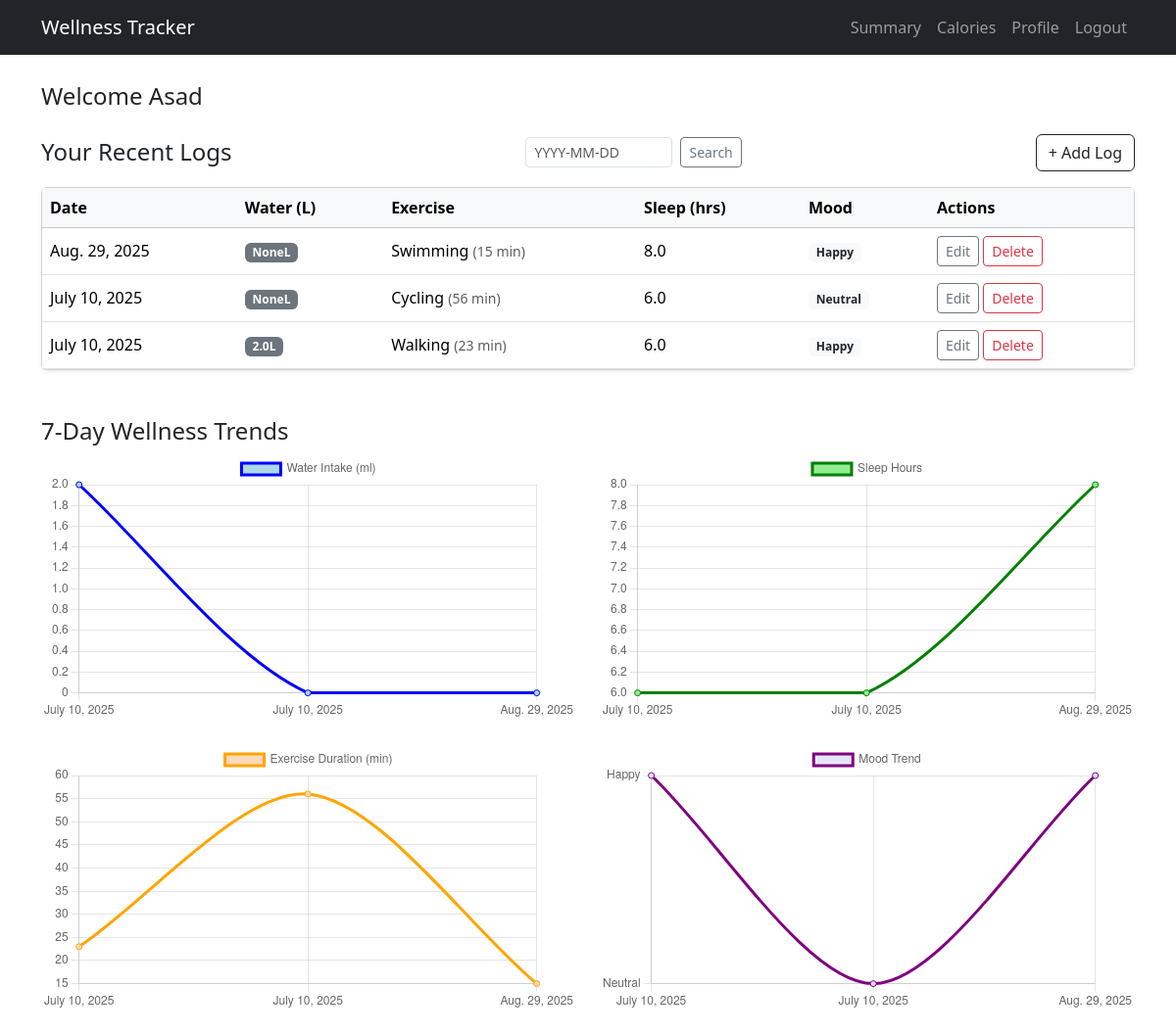
The page /dashboard/ (signed in) on the database its author committed.
### WellnessApp/models.py (models this page shows, shortened)
class UserProfile(models.Model):
    user = models.OneToOneField(User, on_delete=models.CASCADE)
    full_name = models.CharField(max_length=100, blank=True)
    gender = models.CharField(max_length=10, choices=GENDER_CHOICES, blank=True)
    date_of_birth = models.DateField(null=True, blank=True)
    weight_kg = models.FloatField(null=True, blank=True)
    calorie_goal = models.PositiveIntegerField(default=300)
    reminder_hour = models.TimeField(default='09:00')

class WellnessLog(models.Model):
    user = models.ForeignKey(User, on_delete=models.CASCADE)
    date = models.DateField(auto_now_add=True)
    time = models.TimeField(auto_now_add=True)
    water_intake_ml = models.FloatField(null=True, blank=True)
    exercise_type = models.CharField(max_length=100,choices= EXERCISE_MET, blank=True)
    exercise_duration = models.PositiveIntegerField(null=True, blank=True)
    sleep_hours = models.FloatField(null=True, blank=True)
    mood = models.CharField(max_length=50, choices=MOOD_CHOICES, blank=True)
    mood_note = models.TextField(blank=True)

### WellnessApp/views.py (the view, shortened to what this page needs)
# urls.py: path('dashboard/', views.dashboard, name='dashboard'),
@login_required
def dashboard(request):
    search_date = request.GET.get('date')
    logs_all = WellnessLog.objects.filter(user=request.user).order_by('-date', '-time')
    paginator = Paginator(logs_all, 7)
    page_number = request.GET.get('page')
    page_logs = paginator.get_page(page_number)
    chart_data = WellnessLog.objects.filter(user=request.user).order_by('-date', '-time')[:7][::-1]
    return render(request, 'WellnessApp/dashboard.html', {
        'logs': page_logs,
        'chart_data': chart_data,
        'search_date': search_date or ''
    })

### WellnessApp/templates/WellnessApp/dashboard.html (shortened to what this page needs)
{% extends 'WellnessApp/base.html' %}
{% block content %}
<h4 class="mb-4">Welcome {{ user.userprofile.full_name|default:user.username }}</h4>
<div class="d-flex justify-content-between align-items-center mb-3 flex-wrap gap-2">
  <h4 class="mb-0">Your Recent Logs</h4>
  <form method="get" class="d-flex align-items-center gap-2">
    <input type="text" name="date" value="{{ search_date }}" placeholder="YYYY-MM-DD"
           class="form-control form-control-sm" style="width: 150px;">
    <button type="submit" class="btn btn-sm btn-outline-secondary">Search</button>
  </form>
  <a href="{% url 'add_log' %}" class="btn btn-outline-dark">+ Add Log</a>
</div>
<div class="card shadow-sm">
  <div class="card-body p-0">
    <div class="table-responsive">
      <table class="table table-hover align-middle mb-0">
        <thead class="table-light">
          <tr>
            <th>Date</th>
            <th>Water (L)</th>
            <th>Exercise</th>
            <th>Sleep (hrs)</th>
            <th>Mood</th>
            <th>Actions</th>
          </tr>
        </thead>
        <tbody>
          {% for log in logs %}
            <tr>
              <td>{{ log.date }}</td>
              <td><span class="badge bg-secondary">{{ log.water_intake_ml }}L</span></td>
              <td>{{ log.exercise_type }} <small class="text-muted">({{ log.exercise_duration }} min)</small></td>
              <td>{{ log.sleep_hours }}</td>
              <td><span class="badge bg-light text-dark">{{ log.mood }}</span></td>
              <td>
                <a href="{% url 'edit_log' log.id %}" class="btn btn-sm btn-outline-secondary">Edit</a>
                <a href="{% url 'delete_log' log.id %}" class="btn btn-sm btn-outline-danger">Delete</a>
              </td>
            </tr>
          {% empty %}
            <tr><td colspan="6" class="text-center text-muted">No logs yet.</td></tr>
          {% endfor %}
        </tbody>
      </table>
    </div>
  </div>
</div>
<h4 class="mt-5">7-Day Wellness Trends</h4>
<div class="row">
  <div class="col-md-6 mb-4"><canvas id="waterChart"></canvas></div>
  <div class="col-md-6 mb-4"><canvas id="sleepChart"></canvas></div>
  <div class="col-md-6 mb-4"><canvas id="exerciseChart"></canvas></div>
  <div class="col-md-6 mb-4"><canvas id="moodChart"></canvas></div>
</div>
<script>
const labels = [{% for log in chart_data %}"{{ log.date }}",{% endfor %}];
const waterData = [{% for log in chart_data %}{{ log.water_intake_ml|default:0 }},{% endfor %}];
const sleepData = [{% for log in chart_data %}{{ log.sleep_hours|default:0 }},{% endfor %}];
const exerciseData = [{% for log in chart_data %}{{ log.exercise_duration|default:0 }},{% endfor %}];
const moodData = [{% for log in chart_data %}"{{ log.mood|default:'Neutral' }}",{% endfor %}];
const moodScores = { 'Happy': 3, 'Neutral': 2, 'Sad': 1, '': 2 };
const moodTrend = moodData.map(m => moodScores[m] || 2);
const makeChart = (id, label, data, color, bg) => {
  new Chart(document.getElementById(id), {
    type: 'line',
    data: {
      labels: labels,
      datasets: [{
        label: label,
        data: data,
        borderColor: color,
        backgroundColor: bg,
        tension: 0.3
      }]
    }
  });
};
makeChart('waterChart', 'Water Intake (ml)', waterData, 'blue', 'lightblue');
makeChart('sleepChart', 'Sleep Hours', sleepData, 'green', 'lightgreen');
makeChart('exerciseChart', 'Exercise Duration (min)', exerciseData, 'orange', 'peachpuff');
new Chart(document.getElementById('moodChart'), {
  type: 'line',
  data: {
    labels: labels,
    datasets: [{
      label: 'Mood Trend',
      data: moodTrend,
      borderColor: 'purple',
      backgroundColor: 'lavender',
      tension: 0.3
    }]
  },
  options: {
    scales: {
      y: {
        ticks: {
          callback: value => ['Sad', 'Neutral', 'Happy'][value - 1],
          stepSize: 1,
          min: 1,
          max: 3
        }
      }
    }
  }
});
</script>
{% endblock %}

### WellnessApp/templates/WellnessApp/base.html (shortened to what this page needs)
{% load static %}
<!DOCTYPE html>
<html lang="en">
<head>
  <link href="https://cdn.jsdelivr.net/npm/bootstrap@5.3.3/dist/css/bootstrap.min.css" rel="stylesheet">
</head>
<body>
<nav class="navbar navbar-expand-lg navbar-dark bg-dark fixed-top">
  <div class="container">
    {% if user.is_authenticated %}
      <a class="navbar-brand" href="#" onclick="event.preventDefault(); document.getElementById('logout-form').submit();">
        Wellness Tracker
      </a>
    {% else %}
      <div class="d-flex justify-content-center w-100">
    <a class="navbar-brand" href="{% url 'landing' %}">Wellness Tracker</a>
  </div>
    {% endif %}
    <div class="collapse navbar-collapse justify-content-end" id="navbarContent">
      {% if user.is_authenticated %}
        <ul class="navbar-nav">
          <li class="nav-item">
            <a class="nav-link" href="{% url 'summary' %}">Summary</a>
          </li>
          <li class="nav-item">
            <a class="nav-link" href="{% url 'calorie_burn' %}">Calories</a>
          </li>
          <li class="nav-item">
            <a class="nav-link" href="{% url 'profile' %}">Profile</a>
          </li>
          <li class="nav-item">
            <a class="nav-link" href="{% url 'logout' %}">Logout</a>
          </li>
        </ul>
      {% endif %}
    </div>
  </div>
</nav>
<div class="container mt-4">
  {% block content %}{% endblock %}
</div>
</body>
</html>

### WellnessApp/templates/WellnessApp/base.html (style rules this page uses)
body { padding-top: 60px; }

### rows shown on the page
WellnessLog: date "Aug. 29, 2025", water_intake_ml "None", exercise_type "Swimming", exercise_duration "15", sleep_hours "8.0", mood "Happy"
WellnessLog: date "July 10, 2025", water_intake_ml "None", exercise_type "Cycling", exercise_duration "56", sleep_hours "6.0", mood "Neutral"
WellnessLog: date "July 10, 2025", water_intake_ml "2.0", exercise_type "Walking", exercise_duration "23", sleep_hours "6.0", mood "Happy"

### other values the page prints
{{ user.userprofile.full_name|default:user.username }} "Asad"
chart data {{ log.water_intake_ml|default:0 }} 2.0, 0, 0
chart data {{ log.sleep_hours|default:0 }} 6.0, 6.0, 8.0
chart data {{ log.exercise_duration|default:0 }} 23, 56, 15
